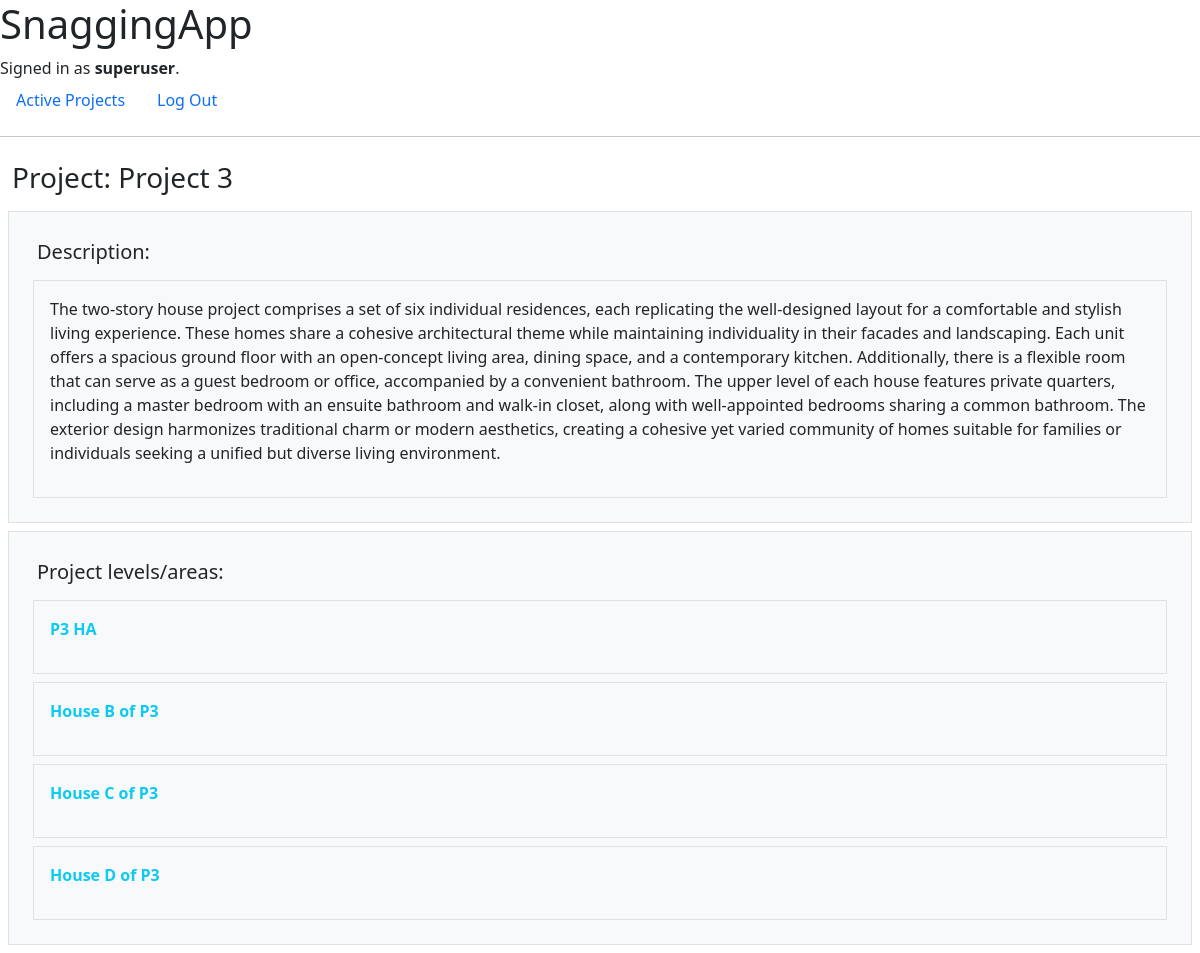
Screenshot of /project/3 (signed in) with the database file from the repository.
### SnaggingApp/models.py (models this page shows, shortened)
class User(AbstractUser):
    pass

class Project(models.Model):
    title = models.CharField(max_length=250)
    description = models.TextField()
    archived = models.BooleanField(default=False)
    responsible = models.ManyToManyField("User", blank=True, related_name="UserProjectsResponsible")
    master = models.ManyToManyField("User", blank=True, related_name="UserProjectsMaster")
    level = models.ManyToManyField("Level", blank=True, related_name="level_project")

class Level(models.Model):
    title = models.CharField(max_length=250)
    description = models.TextField()
    archived = models.BooleanField(default=False)
    file = models.ForeignKey(PDFFile, blank=True, on_delete=models.CASCADE, related_name="pdf_level")
    pinpoint = models.ManyToManyField("Pinpoint", blank=True, related_name="pinpoint_level")

### SnaggingApp/views.py (the view)
# urls.py: path("project/<int:project_id>", views.project, name="project"),
def project(request, project_id):
    current_project = Project.objects.get(pk=project_id)
    levels = current_project.level.all()
    return render(request, "SnaggingApp/project.html", {
        "current_project": current_project,
        "levels": levels,
    })

### SnaggingApp/templates/SnaggingApp/project.html (shortened to what this page needs)
{% extends "SnaggingApp/layout.html" %}
{% load static %}
{% block body %}
{% if user.is_authenticated %}
    <h3 class="p-2 m-1" id="title_all_posts">Project: {{ current_project.title }}</h3>
    <div class="p-3 m-2 bg-light border" id="#">
        <h5 class="p-2 m-1" id="#">Description:</h5>
            <div class="p-3 m-2 bg-light border" id="#">
            <p id='#'>{{ current_project.description }}</p>
            </div>
    </div>
    <div class="p-3 m-2 bg-light border" id="#">
    <h5 class="p-2 m-1" id="title_all_posts">Project levels/areas:</h5>
        {% for level in levels %}
        <div class="p-3 m-2 bg-light border" id="#">
        <p class="text-info" id='level_{{ level.id }}'><b>{{ level.title }}</b></p>
        </div>
        {% endfor %}
    </div>
{% else %}
<div class="p-3 m-2 bg-light border">
    <p><b>Welcome to the SnaggingApp</b></p>
    <p>Please register or log-in if you have an account</p>
</div>
{% endif %}
{% endblock %}

### SnaggingApp/templates/SnaggingApp/layout.html (shortened to what this page needs)
{% load static %}
<!DOCTYPE html>
<html lang="en">
    <head>
        <link href="https://cdn.jsdelivr.net/npm/bootstrap@5.3.2/dist/css/bootstrap.min.css" rel="stylesheet">
        <link rel="stylesheet" href="{% static 'styles.css' %}">
    </head>
    <body>
        <h1>SnaggingApp</h1>
        <div>
            {% if user.is_authenticated %}
                Signed in as <strong>{{ user.username }}</strong>.
            {% else %}
                Not signed in.
            {% endif %}
        </div>
        <ul class="nav">
            {% if user.is_authenticated %}
                <li class="nav-item">
                <a class="nav-link" href="{% url 'index' %}">Active Projects</a>
                </li>
                <li class="nav-item">
                    <a class="nav-link" href="{% url 'logout' %}">Log Out</a>
                </li>
            {% endif %}
        </ul>
        <hr>
        {% block body %}
        {% endblock %}
    </body>
</html>

### SnaggingApp/static/styles.css (style rules this page uses)
* { margin:0; padding:0; }
body { width:100%; height:100%; transition: transform 0.3s; }

### rows the page displays
User: username "superuser"
Project: title "Project 3", description "The two-story house project comprises a set of six individual residences, each replicating the well-designed layout for a comfortable and stylish living experience. These homes share a cohesive architectural theme while maintaining individuality in their facades and landscaping. Each unit offers a spacious ground floor with an open-concept living area, dining space, and a contemporary kitchen. Additionally, there is a flexible room that can serve as a guest bedroom or office, accompanied by a convenient bathroom. The upper level of each house features private quarters, including a master bedroom with an ensuite bathroom and walk-in closet, along with well-appointed bedrooms sharing a common…"
Level: title "P3 HA"
Level: title "House B of P3"
Level: title "House C of P3"
Level: title "House D of P3"
